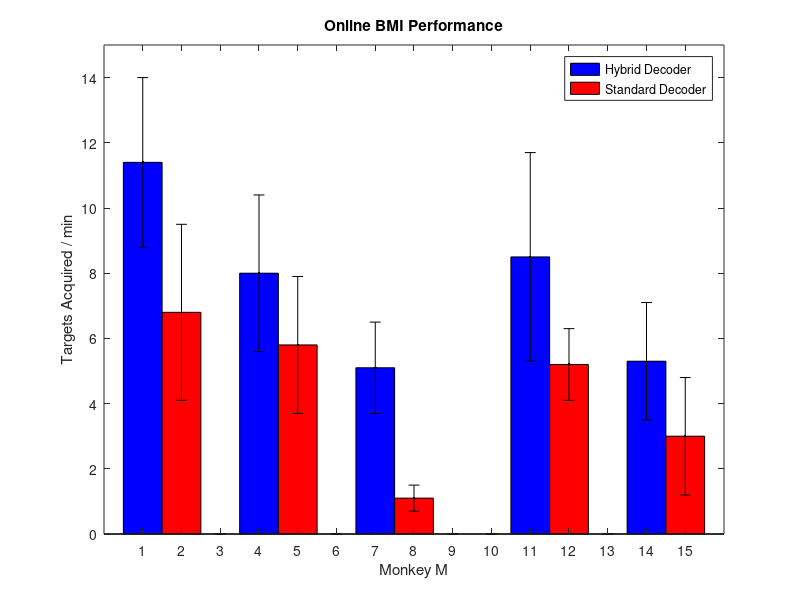
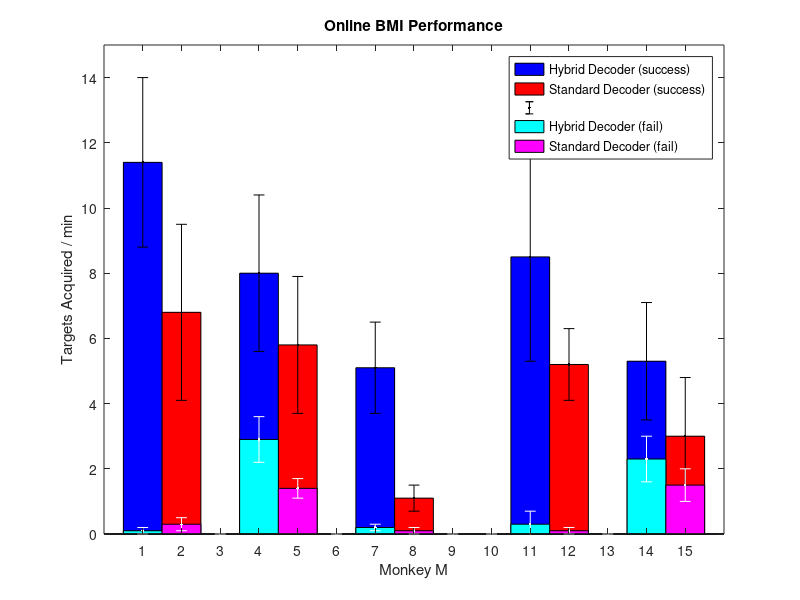

The MATLAB script that drew these images, in order:
success_mean = [114 68 0 80 58 0 51 11 0 0 85 52 0 53 30]/10;
hybrid_success_mean = [114 0 0 80 0 0 51 0 0 0 85 0 0 53 0]/10;
standard_success_mean = [0 68 0 0 58 0 0 11 0 0 0 52 0 0 30]/10;

success_std = [26 27 0 24 21 0 14 4 0 0 32 11 0 18 18]/10;

fail_mean = [1 3 0 29 14 0 2 1 0 0 3 1 0 23 15]/10;
hybrid_fail_mean = [1 0 0 29 0 0 2 0 0 0 3 0 0 23 0]/10;
standard_fail_mean = [0 3 0 0 14 0 0 1 0 0 0 1 0 0 15]/10;

fail_std = [1 2 0 7 3 0 1 1 0 0 4 1 0 7 5]/10;

figure;
bar(hybrid_success_mean,1,'b')
hold on
bar(standard_success_mean,1,'r')
errorbar(1:length(success_std),success_mean,success_std,'.k')
axis([0 16 0 15])
title('Online BMI Performance')
xlabel('Monkey M')
ylabel('Targets Acquired / min')
legend('Hybrid Decoder', 'Standard Decoder')

figure;
bar(hybrid_success_mean,1,'b')
hold on
bar(standard_success_mean,1,'r')
errorbar(1:length(success_std),success_mean,success_std,'.k')
bar(hybrid_fail_mean,1,'c')
bar(standard_fail_mean,1,'m')
errorbar(1:length(fail_std),fail_mean,fail_std,'.w')
axis([0 16 0 15])
title('Online BMI Performance')
xlabel('Monkey M')
ylabel('Targets Acquired / min')
legend('Hybrid Decoder (success)', 'Standard Decoder (success)', '', 'Hybrid Decoder (fail)', 'Standard Decoder (fail)')
